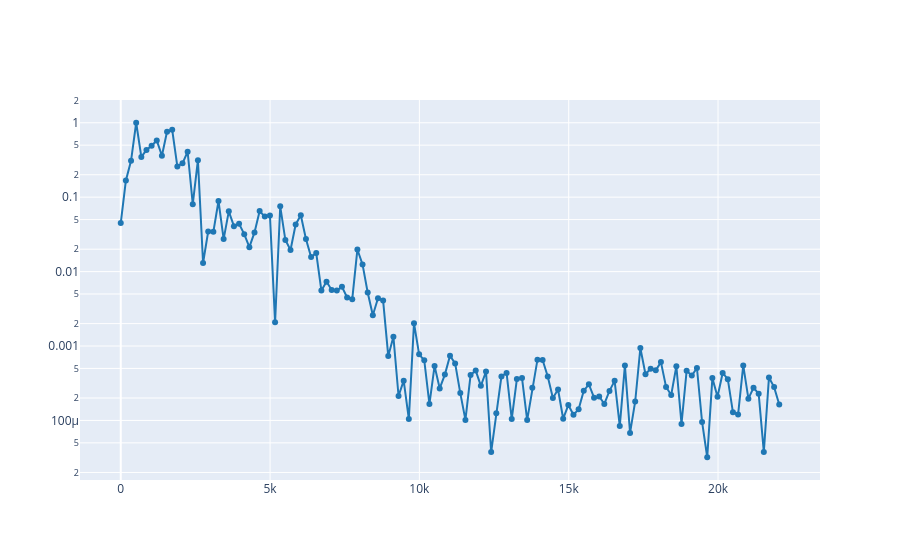

This figure's notebook cell:
### Markdown cell above
1.2. Select a time where almost all harmonics are present and plot the spectrum at that time.

### Code cell
# Write the code here
plot_spectrum_at(ff, tt, S, 0.25)

### Figure 1 — Plotly figure (JSON) as saved in the notebook; plotly's stock layout.template omitted (floating-point values rounded to 4 significant figures; data arrays with more than 128 entries replaced by an {"elided": "..."} marker saying what was removed)
{"data": [{"line": {"color": "#1f77b4", "shape": "linear"}, "mode": "lines+markers", "type": "scatter", "x": {"elided": "129 float values"}, "y": {"elided": "129 float values"}}], "layout": {"yaxis": {"type": "log"}}}
